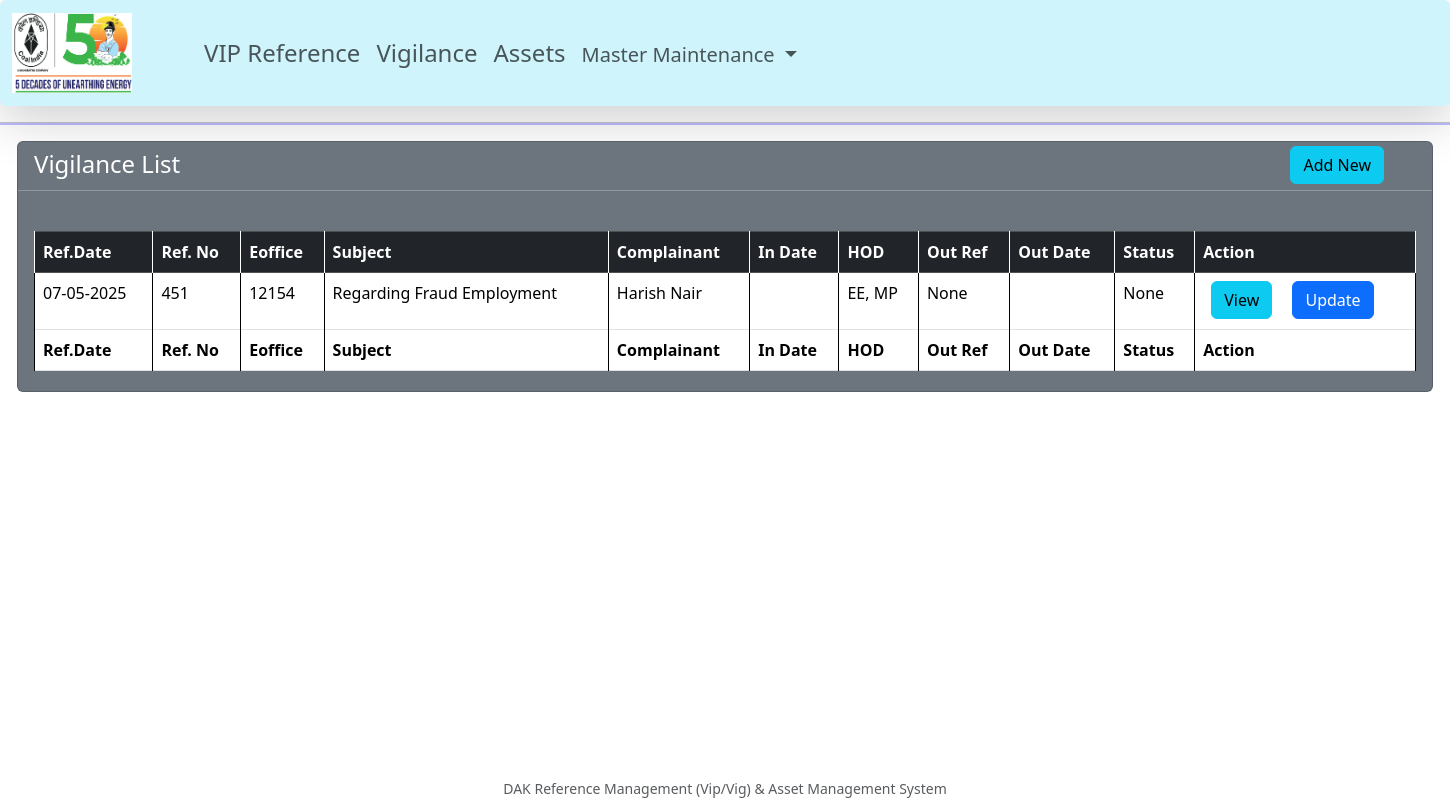
/vig/vig_home/, run on the app's committed database.
### vigilance/models.py (models this page shows, shortened)
class Vigilance(models.Model):
    pending_choices=[
        ('Pending','Pending'),
        ('Partial','Partial'),
        ('Replied','Replied')
    ]
    vigilance_ref_no=models.CharField(max_length=100, null=True, blank=True,verbose_name='Reference No. (VIGILANCE)')
    vigilance_dt= models.DateField(null=True,blank=True,verbose_name='Date')
    vigilance_eoffice= models.PositiveIntegerField(null=True, blank=True)
    vigilance_subject= models.CharField(max_length=200)
    vigilance_complainant=models.ForeignKey(Complainant, on_delete= models.CASCADE)
    vigilance_contents= models.TextField(null=True, blank=True)
    vigilance_inward_no=models.CharField(max_length=100, null=True, blank=True,verbose_name='Inward DP No.')
    vigilance_inward_dt= models.DateField(null=True,blank=True,verbose_name='Date')
    vigilance_hod = models.ManyToManyField(HOD, blank=True, related_name='HOD',verbose_name='Sent to HoD')
    vigilance_hod_reply = models.ManyToManyField(HOD, blank=True, related_name='HOD_reply', verbose_name='Received from HoD')
    vigilance_subject_file = models.FileField(upload_to='vig_subject',null=True, blank=True, default=get_default)
    vigilance_reply_file = models.FileField(upload_to='vig_reply',null=True, blank=True, default=get_default)
    vigilance_pending= models.CharField(choices= pending_choices,null=True, blank=True)
    vigilance_outward_ref= models.CharField(max_length=60, null=True, blank=True,verbose_name='Outward Reference No.')
    vigilance_outward_dt= models.DateField(null=True,blank=True,verbose_name='Date')
    vigilance_remarks= models.TextField(null=True, blank=True)
    vigilance_updated = models.DateTimeField(auto_now=True)
    vigilance_created = models.DateTimeField(auto_now_add=True)
    class Meta:
        ordering = ['-vigilance_inward_dt']

class Complainant(models.Model):
    name = models.CharField(max_length=200)
    address= models.TextField(null=True, blank=True)
    mobile= models.DecimalField(max_digits=10, decimal_places=0, default=0, null=True)
    def __str__(self):
        return self.name

### vip_ref/models.py (models this page shows)
class HOD(models.Model):
    hod= models.CharField(max_length=20)
    def __str__(self):
        return self.hod

### vigilance/views.py (the view)
# urls.py: path('vig_home/', views.vig_home , name='vig_home'),
def vig_home(request):
    data= Vigilance.objects.select_related('vigilance_complainant').prefetch_related('vigilance_hod', 'vigilance_hod_reply')
    context= {'data':data}
    return render(request, 'vigilance/vig_home.html', context)

### vigilance/templates/vigilance/vig_home.html
{% extends 'base.html' %}
{% load static %}
{% block content %}
        <div class="container-fluid" style="width:1440px;">
        <div class="card text-white bg-secondary fw-800" >
            <div class='position-relative mb-3'>
                <div class='position-absolute top-0 start-0'>
                    <h4 class="text-white mx-3 mt-2"> Vigilance List </h4>
                </div>
                <div class="position-absolute top-0 end-0 mt-1 me-5">
                    <a class="btn btn-info " href="{% url 'vig:vig_add' %}">Add New</a>
                </div>
            </div>
            <div class='mt-3'>
                <hr>
            </div>
        <div class="card-body">
        <table id="example" class="table  table-hover table-bordered mt-2  mb-1" >
            <thead class=" table-dark">
                <tr>
                    <th>Ref.Date</th>
                    <th>Ref. No</th>
                    <th>Eoffice</th>
                    <th>Subject</th>
                    <th>Complainant</th>
                    <th>In Date</th>
                    <th>HOD</th>
                    <th>Out Ref</th>
                    <th>Out Date</th>
                    <th>Status</th>
                    <th>Action</th>
                </tr>
            </thead>
            <tbody>
                {% for d in data %}
                <tr>
                    <td>{{d.vigilance_dt | date:"d-m-Y" }}</td>
                    <td>{{d.vigilance_ref_no}}</td>
                    <td>{{d.vigilance_eoffice}}</td>
                    <td>{{d.vigilance_subject | linebreaks}}</td>
                    <td>{{d.vigilance_complainant}}</td>
                    <td>{{d.vigilance_inward_dt| date:"d-m-Y"}}</td>
                    <td>{{d.vigilance_hod.all|join:", "}}</td>
                    <td>{{d.vigilance_outward_ref}}</td>
                    <td>{{d.vigilance_outward_dt | date:"d-m-Y"}}</td>
                    <td>{{d.vigilance_pending}}</td>
                    <td>
                    <a class="btn btn-info ms-2 mx-2" href="{% url 'vig:vig_view' d.id %}">View</a>
                    <a class="btn btn-primary ms-2" href="{% url 'vig:vig_update' d.id %}">Update</a>
                    </td>
                </tr>
                {% endfor %}
            </tbody>
            <tfoot>
                <tr>
                    <th>Ref.Date</th>
                    <th>Ref. No</th>
                    <th>Eoffice</th>
                    <th>Subject</th>
                    <th>Complainant</th>
                    <th>In Date</th>
                    <th>HOD</th>
                    <th>Out Ref</th>
                    <th>Out Date</th>
                    <th>Status</th>
                    <th>Action</th>
                </tr>
            </tfoot>
        </table>
    </div>
    </div>
</div>
    {% endblock content %}

### templates/base.html (style rules this page uses)
thead { position: sticky; padding: 3px; margin: 3px; top: 0; }
td, th { border: 1px solid; }

### data on the page
Vigilance: vigilance_dt "07-05-2025", vigilance_ref_no "451", vigilance_eoffice "12154", vigilance_subject "Regarding Fraud Employment", vigilance_complainant "Harish Nair", vigilance_hod.all "EE, MP", vigilance_outward_ref "None", vigilance_pending "None"
